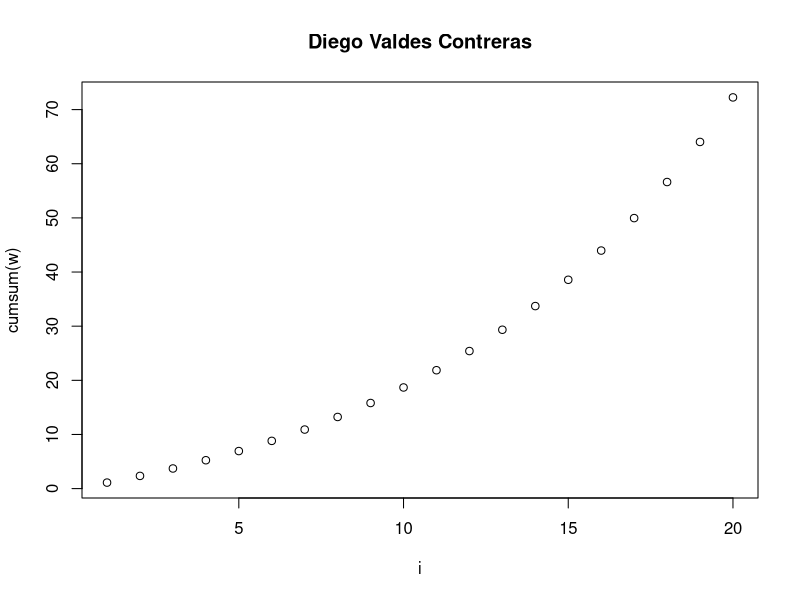
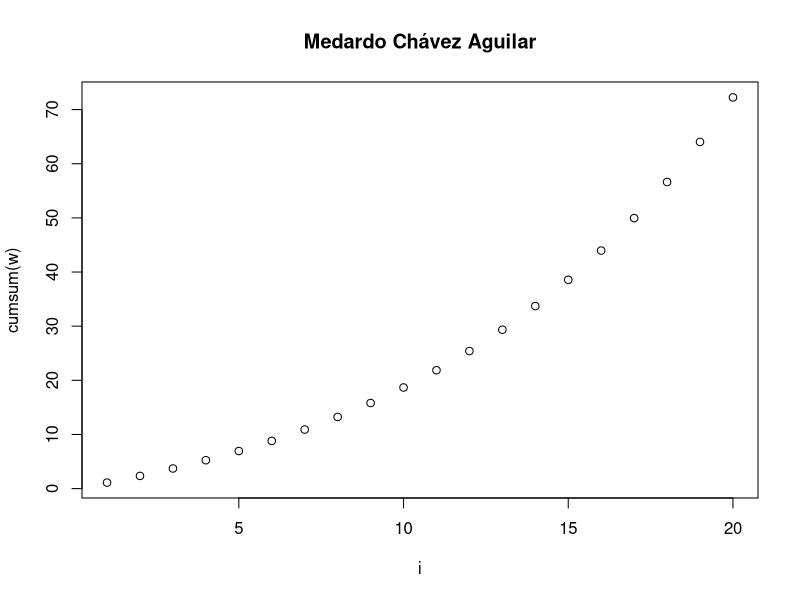
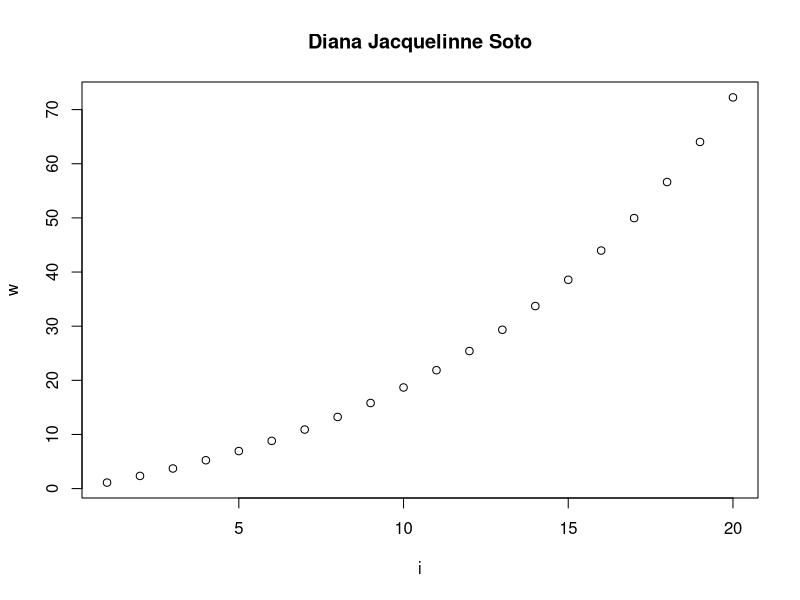
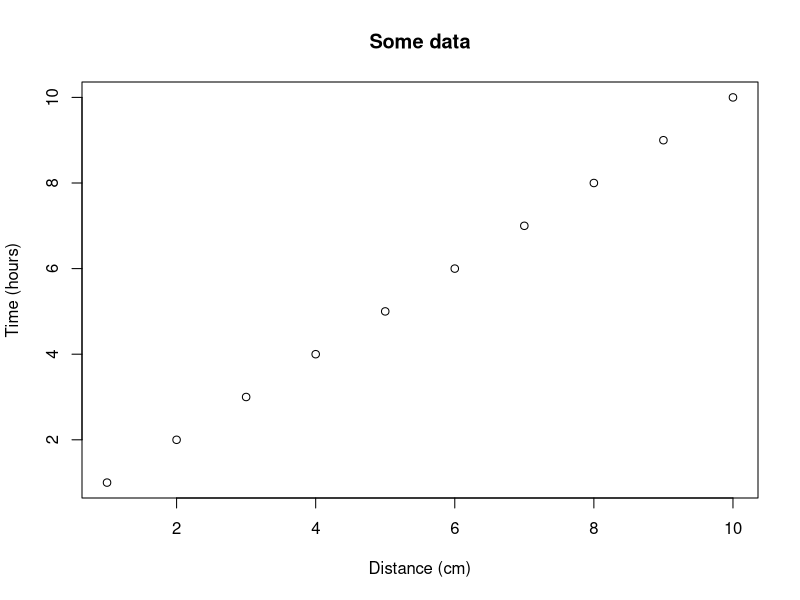
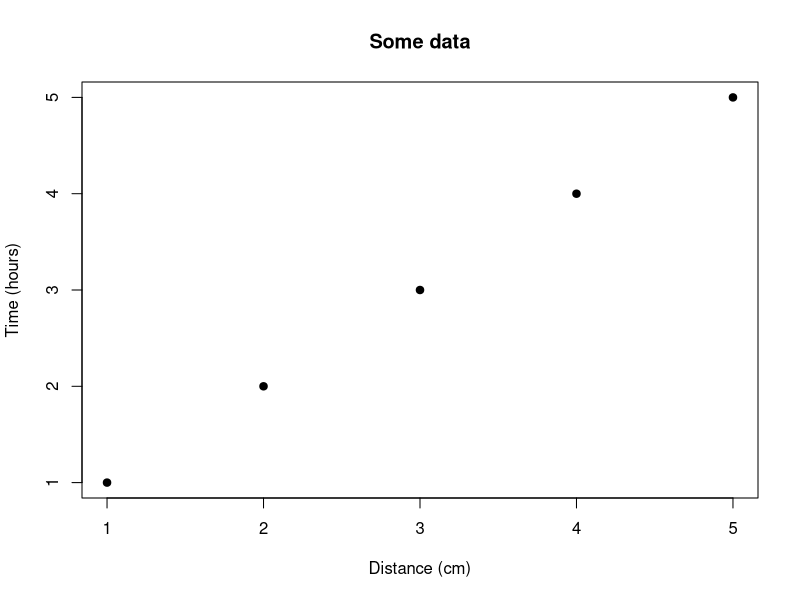

Reproduce these figures in R, in order.
## ---- chunk 1
knitr::opts_chunk$set(echo = TRUE) # By default, show code; set to FALSE to hide it
knitr::opts_chunk$set(fig.pos = 'H') # Places figures on pages separate from text
knitr::opts_chunk$set(out.width = '100%', dpi=300) # Figure resolution and size
knitr::opts_chunk$set(fig.env = "figure") # Latex figure environment
## ---- chunk 2
n <- 0.9
i <- (1:20)
w <- (1/n^i)
plot(i, cumsum(w),
     main = "Diego Valdes Contreras")
## ---- chunk 3
n <- 0.9
i <- (1:20)
w <- (1/n^i)
plot(i, cumsum(w), 
     main = "Medardo Chávez Aguilar")
## ---- chunk 4
#Diana Jacquelinne Soto A00227348
#w=sum^{20}_{i=1}[1/0.9^i]
           
n=0.9
i<- (1:20)
w <- (1/n^i)
cumsum(w)


plot(cumsum(w), xlab="i", ylab="w",
  main="Diana Jacquelinne Soto")
## ---- chunk 5
plot(1:10, main = "Some data", xlab = "Distance (cm)", 
     ylab = "Time (hours)")
## ---- chunk 6
plot(1:5, pch = 19, main = "Some data", xlab = "Distance (cm)", 
     ylab = "Time (hours)")
## ---- chunk 7
df = data.frame(ID = 1:3, code = letters[1:3])

# Creates tables that follow OUP guidelines using xtable
library(xtable) 
print(xtable(df, caption = "This is the table caption", 
             label = "tab:tab1"), comment = FALSE)
## ---- chunk 8
df = data.frame(ID = 1:3, code = letters[1:3])

# kable can alse be used for creating tables
knitr::kable(df, caption = "This is the table caption", format = "latex",
             booktabs = TRUE, label = "tab2")
## ---- chunk 9
x<-1
equation1<-log(exp(1))+((sin(x)^2)+(cos(x)^2))
equation1

n<- seq(0:50000)
equation2 <- sum(1/2^n)
equation2

equation1>equation2

## ---- chunk 10
x<-1
eq<- log(exp(x))+(sin(x)^2)+(cos(x)^2) 
eq

n<- seq_len(1000)
eq3 <- sum(1/2^n)
eq3

is.it.true <- eq > eq3
if(is.it.true == TRUE) {print ("Equation is true!")}
if(is.it.true == FALSE) {print("Equation is false!")}
